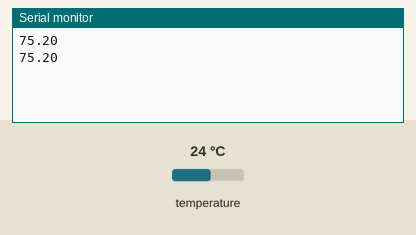
This sketch was run on a simulated Arduino Uno, built with avr-gcc and run on an emulated ATmega328P. Parts: the last lines printed to the serial monitor. The test bench sets the inputs (shaded band); at power-on: temperature 24 °C.

Above: at 7.3 s.
7.4 s: temperature set to 12 °C
At 13.6 s:
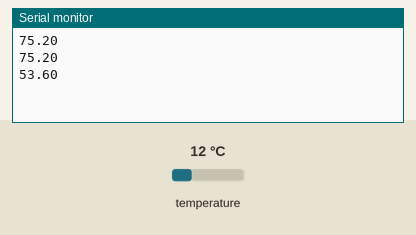
14.1 s: temperature set to 19 °C
At 19.1 s:
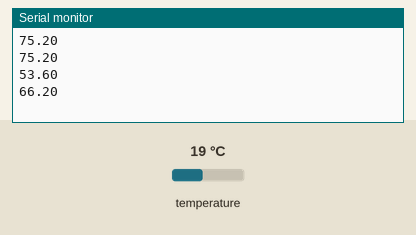
Timing chart, 0 to 20.6 s (numbered marks = the images above; inputs shaded):
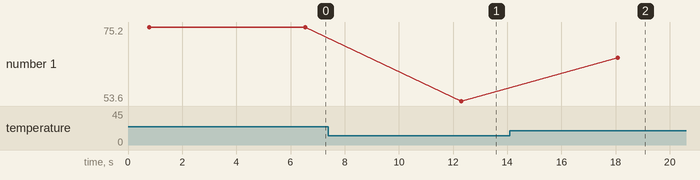

The sketch:

temp_sensor.ino
```cpp
#include <OneWire.h>

#include <DallasTemperature.h>

// Data wire is plugged into port 2 on the Arduino
#define ONE_WIRE_BUS 10

// Setup a oneWire instance to communicate with any OneWire devices (not just Maxim/Dallas temperature ICs)
OneWire oneWire(ONE_WIRE_BUS);

// Pass our oneWire reference to Dallas Temperature.
DallasTemperature sensors(&oneWire);

void setup(void)
{
  // start serial port
  Serial.begin(9600);
  //Serial.println("Dallas Temperature IC Control Library Demo");
  // Start up the library
  sensors.begin();
}
void loop(void)
{
  // call sensors.requestTemperatures() to issue a global temperature
  // request to all devices on the bus
  //Serial.print("Requesting temperatures...");
  sensors.requestTemperatures(); // Send the command to get temperatures
  //Serial.println("DONE");

  //Serial.print("Temperature for the device 1 (index 0) is: ");
  Serial.println((sensors.getTempCByIndex(0) * 1.8) + 32);

  delay(5000);
}
```

Measured:
- after the input at 7.4 s, the serial monitor: prints a new line after 4.9 s (image 1)
- after the input at 14.1 s, the serial monitor: prints a new line after 4.0 s (image 2)
- plotted number 1: 75.2 → 53.6 after the input at 7.4 s, 53.6 → 66.2 after the input at 14.1 s
